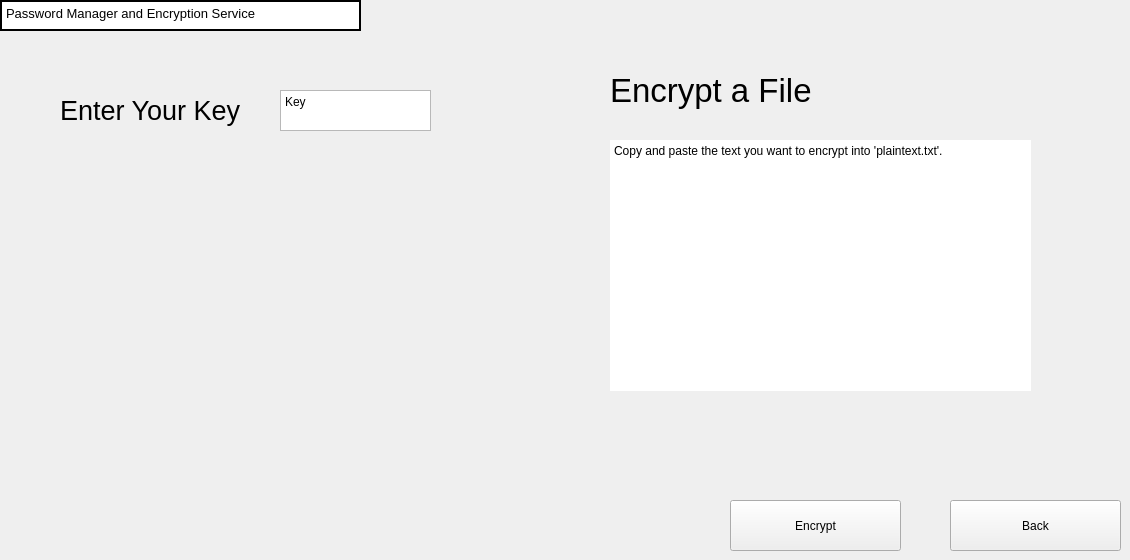
    <widget class="QWidget" name="EncryptFilePage">
     <widget class="QPlainTextEdit" name="EncryptFileDesc">
      <property name="geometry">
       <rect>
        <x>610</x>
        <y>140</y>
        <width>421</width>
        <height>251</height>
       </rect>
      </property>
      <property name="frameShape">
       <enum>QFrame::NoFrame</enum>
      </property>
      <property name="readOnly">
       <bool>true</bool>
      </property>
      <property name="plainText">
       <string>Copy and paste the text you want to encrypt into 'plaintext.txt'.
</string>
      </property>
     </widget>
     <widget class="QPlainTextEdit" name="EncryptFileKey">
      <property name="geometry">
       <rect>
        <x>280</x>
        <y>90</y>
        <width>151</width>
        <height>41</height>
       </rect>
      </property>
      <property name="plainText">
       <string>Key</string>
      </property>
     </widget>
     <widget class="QPushButton" name="EncryptFileBTN_2">
      <property name="geometry">
       <rect>
        <x>730</x>
        <y>500</y>
        <width>171</width>
        <height>51</height>
       </rect>
      </property>
      <property name="text">
       <string>Encrypt</string>
      </property>
     </widget>
     <widget class="QPushButton" name="EncryptFileBack">
      <property name="geometry">
       <rect>
        <x>950</x>
        <y>500</y>
        <width>171</width>
        <height>51</height>
       </rect>
      </property>
      <property name="text">
       <string>Back</string>
      </property>
     </widget>
     <widget class="QPlainTextEdit" name="LogoBannerTXT_8">
      <property name="geometry">
       <rect>
        <x>0</x>
        <y>0</y>
        <width>361</width>
        <height>31</height>
       </rect>
      </property>
      <property name="font">
       <font>
        <pointsize>10</pointsize>
        <bold>false</bold>
       </font>
      </property>
      <property name="frameShape">
       <enum>QFrame::WinPanel</enum>
      </property>
      <property name="frameShadow">
       <enum>QFrame::Plain</enum>
      </property>
      <property name="verticalScrollBarPolicy">
       <enum>Qt::ScrollBarAlwaysOff</enum>
      </property>
      <property name="horizontalScrollBarPolicy">
       <enum>Qt::ScrollBarAlwaysOff</enum>
      </property>
      <property name="readOnly">
       <bool>true</bool>
      </property>
      <property name="plainText">
       <string>Password Manager and Encryption Service</string>
      </property>
     </widget>
     <widget class="QLabel" name="DeleteCipher_2">
      <property name="geometry">
       <rect>
        <x>60</x>
        <y>90</y>
        <width>241</width>
        <height>41</height>
       </rect>
      </property>
      <property name="font">
       <font>
        <pointsize>20</pointsize>
        <bold>false</bold>
       </font>
      </property>
      <property name="text">
       <string>Enter Your Key</string>
      </property>
     </widget>
     <widget class="QLabel" name="DeleteCipher_3">
      <property name="geometry">
       <rect>
        <x>610</x>
        <y>70</y>
        <width>241</width>
        <height>41</height>
       </rect>
      </property>
      <property name="font">
       <font>
        <pointsize>25</pointsize>
        <bold>false</bold>
       </font>
      </property>
      <property name="text">
       <string>Encrypt a File</string>
      </property>
     </widget>
    </widget>
